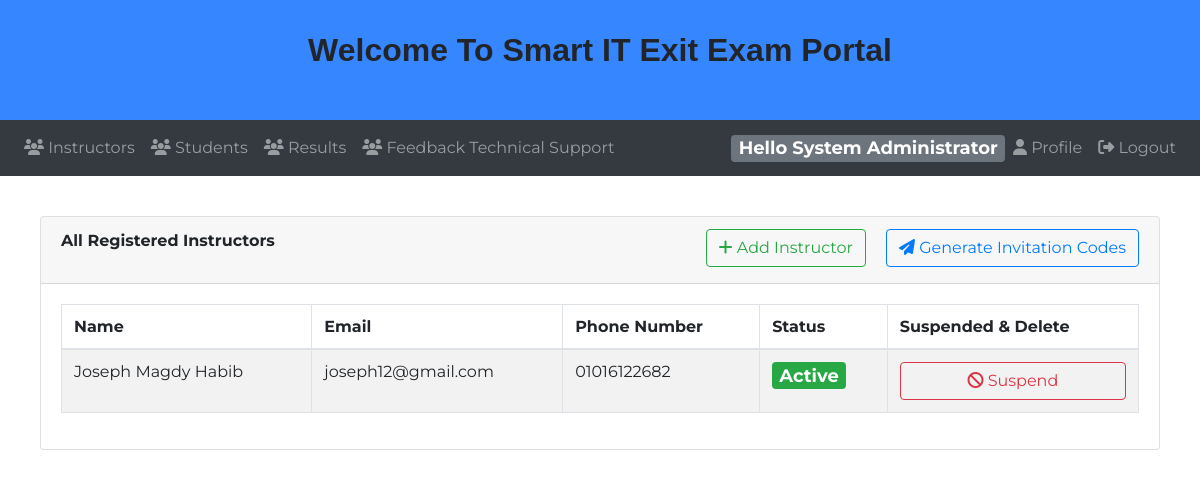
Screenshot of /instructor/ (signed in) with the database file from the repository.
### tables this page shows
CREATE TABLE `instructor` (
  `id` int(11) NOT NULL,
  `name` varchar(120) NOT NULL,
  `email` varchar(120) NOT NULL,
  `password` varchar(100) NOT NULL,
  `phone` varchar(13) NOT NULL,
  `password_token` varchar(100) DEFAULT NULL,
  `token_expire` timestamp NULL DEFAULT NULL,
  `suspended` int(11) NOT NULL DEFAULT 0,
  `isAdmin` tinyint(1) NOT NULL DEFAULT 0
);

### instructor/app/model/dbh.class.php (called while the page is built)
<?php
class dbh {
  public $host = "localhost";
  public $username = "root";
  public $pwd = "";
  public $dbName = "o6u_onlineq";
  public function connect(){
    $conn = 'mysql:host=' . $this->host . ';dbname=' . $this->dbName;
    $pdo = new PDO($conn,$this->username,$this->pwd);
    return $pdo;
  }
}

### instructor/app/model/instructor.class.php (called while the page is built, shortened)
<?php
class instructor extends dbh{
  public function getByEmail($email)
   {
    $stmt = $this->connect()->prepare("SELECT id,name, password, email, phone, isAdmin FROM instructor where email = :email");
    $stmt->bindparam(":email",$email);
    $stmt->execute();
    $result=$stmt->fetchAll(PDO::FETCH_OBJ);
    return $result[0];
   }
}

### instructor/app/controller/autoloader.inc.php (called while the page is built, shortened)
<?php
  function myAutoLoader ($className){
    $url = $_SERVER['HTTP_HOST'].$_SERVER['REQUEST_URI'];
    if (strpos($url,'controller') !== false){
      $path = '../model/';
    }else{
      $path = "app/model/";
    }
    $extension = ".class.php";
    $fullPath = $path . $className . $extension;
  }
 ?>

### instructor/app/model/admin.class.php (called while the page is built, shortened)
<?php
include_once "dbh.class.php";
class admin extends dbh{
  public function getAllInstructors(){
      $stmt = $this->connect()->query("SELECT * FROM instructor where !isAdmin");
      $result = $stmt->fetchAll(PDO::FETCH_OBJ);
      return $result;
  }
}

### instructor/app/view/admin_instructors.php (the view, shortened to what this page needs)
<?php
require_once 'header.php';
require_once 'navbar.php';
$_admin = new admin();
if (isset($_GET['invitations'])){ ?>
	<div class="card">
	<div class="card-header">
	</div>
<div class="card-body">
	<table id="invitationsTable" class="table table-striped table-bordered">
		<thead>
				<tr>
						<th>Link</th>
						<th>Code</th>
				</tr>
		</thead>
		<tbody>
					<?php
						$codes = $_admin->getInvitations();
						foreach ($codes as $code){
							echo '<tr><td>'. $code->code .'</td>';
							echo '<td><a href="http://'. $_SERVER['SERVER_NAME'] .'/instructor/?register&invite='. $code->code .'">http://'. $_SERVER['SERVER_NAME'] .'/instructor/?register&invite='. $code->code .'</a></td></tr>';
						 } ?>
		</tbody>
	</table>
</div>
</div>
	<div class="modal fade" id="generateInvites" tabindex="-1" role="dialog">
		<div class="modal-dialog" role="document">
			<div class="modal-content">
				<div class="modal-header">
					<h5 class="modal-title">Generate Instructor Invitations</h5>
					<button  type="button" class="close" data-dismiss="modal" aria-label="Close">
						<span aria-hidden="true">&times;</span>
					</button>
				</div>
				<div class="modal-body">
					<form action="app/controller/admin.inc.php?createInvites" id="createInvitesForm" method="post">
						<div class="form-group">
							<input type="number" name="count" placeholder="Number Of Codes To Generate.." min="1" max="1000" class="form-control" required>
						</div>
					</form>
				</div>
				<div class="modal-footer">
					<button type="button" class="btn btn-secondary" data-dismiss="modal">Close</button>
					<button type="submit" form="createInvitesForm" class="btn btn-primary">Generate</button>
				</div>
			</div>
		</div>
	</div>
<?php
}else{ ?>
<div class="card">
  <div class="card-header">
    <strong class="card-title">All Registered Instructors</strong>
		<a  type="button"  href="?instructor&invitations" class="btn btn-outline-primary float-right mb-1"><i class="fa  fa-paper-plane"></i> Generate Invitation Codes</a>
		<button  type="button" class="btn btn-outline-success float-right" style="margin-right:20px" data-toggle="modal" data-target="#addInstructor">
			<i class="fa fa-plus"></i> Add Instructor
		</button>
  </div>
  <div class="card-body">
        <table id="allInstructors" class="table table-striped table-bordered">
            <thead>
                <tr>
                    <th>Name</th>
                    <th>Email</th>
                    <th>Phone Number</th>
                    <th>Status</th>
                    <th>Suspended & Delete</th>
                </tr>
            </thead>
            <tbody>
                <?php
                $instructors = $_admin->getAllInstructors();
                foreach ($instructors as $instructor) { ?>
                    <tr>
                        <td><?php echo $instructor->name ?></td>
                        <td><?php echo $instructor->email ?></td>
                        <td><?php echo $instructor->phone ?></td>
                        <?php
                        if($instructor->suspended){ ?>
                            <td><span class="badge badge-danger">Suspended</span></td>
                            <td>
                                <button type="button" class="btn btn-outline-success btn-block"
                                        onclick="customConfirm('app/controller/admin.inc.php?activateInstructor=<?php echo $instructor->id ?>','Are you sure you want to activate This Instructor?','The Instructor has been activated.')">
                                    <i class="fa fa-repeat"></i> Activate</button>
                            </td>
                        <?php }else{ ?>
                            <td><span class="badge badge-success">Active</span></td>
                            <td>
                                <button type="button" class="btn btn-outline-danger btn-block"
                                        onclick="customConfirm('app/controller/admin.inc.php?suspendInstructor=<?php echo $instructor->id ?>','Are you sure you want to suspend This Instructor?','The Instructor has been suspended.')">
                                    <i class="fa fa-ban"></i> Suspend</button>
                            </td>
                        <?php } ?>
                    </tr>
                <?php } ?>
            </tbody>
        </table>
    </div>
</div>
<?php
}
  require_once 'footer.php';
  ?>

### instructor/app/view/navbar.php (shortened to what this page needs)
<?php
$obj = new instructor();
$usr = $obj->getByEmail($_SESSION['mydata']->email);
?>
<body>
  <nav class="navbar navbar-icon-top navbar-expand-lg navbar-dark bg-dark">
    <div class="collapse navbar-collapse" id="navbarSupportedContent">
      <ul class="navbar-nav mr-auto">
        <?php
          if($_SESSION['mydata']->isAdmin){ ?>
            <li class="nav-item <?php echo (isset($_GET['instructors'])?'active':'') ?>">
              <a class="nav-link" href="?instructors">
                <i class="fa fa-group"></i>
                Instructors
              </a>
            </li>
            <li class="nav-item <?php echo (isset($_GET['students'])?'active':'') ?>">
              <a class="nav-link" href="?students">
                <i class="fa fa-group"></i>
                Students
              </a>
            </li>
            <li class="nav-item <?php echo (isset($_GET['results'])?'active':'') ?>">
              <a class="nav-link" href="?results">
                <i class="fa fa-group"></i>
                Results
              </a>
            </li>
            <li class="nav-item <?php echo (isset($_GET['ViewFeedbackAdmin.php'])?'active':'') ?>">
              <a class="nav-link" href=\online-exam-system-master\ContactSupport\ViewFeedbackAdmin.php ">
                <i class="fa fa-group"></i>
                Feedback Technical Support
              </a>
            </li>
<?php } ?>
      </ul>
      <span class="badge badge-secondary">Hello <?php echo $_SESSION['mydata']->name ?></span>
      <ul class="navbar-nav ">
        <li class="nav-item">
          <a class="nav-link" href="?profile">
            <i class="fa fa-user"></i>
            Profile
          </a>
        </li>
        <li class="nav-item">
          <a class="nav-link" href="?logout">
            <i class="fa fa-sign-out"></i>
            Logout
          </a>
        </li>
      </ul>
    </div>
  </nav>

### instructor/style/css/instructor.css (style rules this page uses)
body { font-family: 'Montserrat',sans-serif ; min-width: 600px; }
a { cursor: pointer; text-decoration: none; }
.badge { font-size:18; }
.card { margin: 40px; }

### instructor/app/view/header.php (style rules this page uses)
* { margin: 0; padding: 0; }
body { overflow-x: hidden; }

### rows the page displays
instructor: name "System Administrator"
instructor: name "Joseph Magdy Habib", email "joseph12@gmail.com", phone "01016122682"
